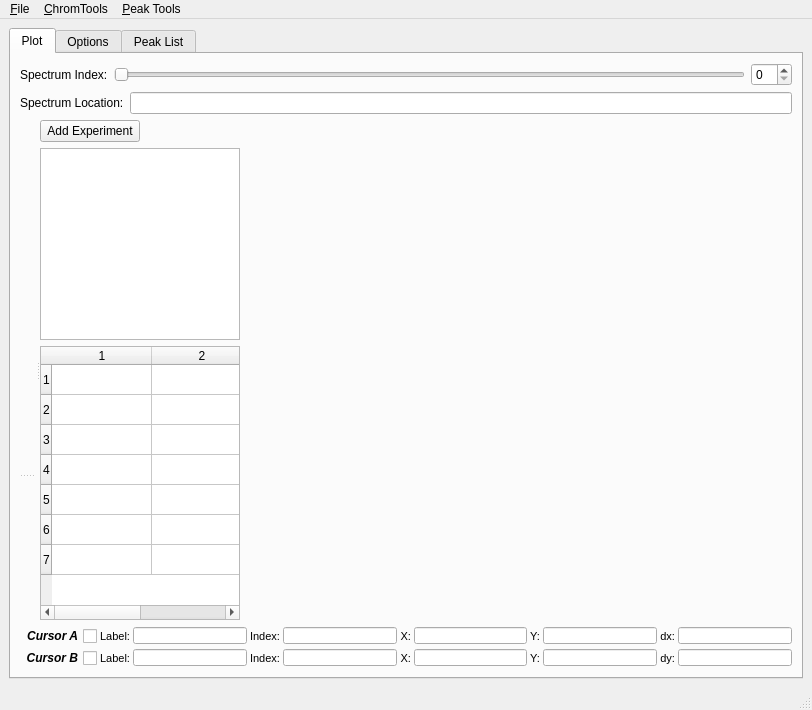
<ui version="4.0" >
 <class>MainWindow</class>
 <widget class="QMainWindow" name="MainWindow" >
  <property name="geometry" >
   <rect>
    <x>0</x>
    <y>0</y>
    <width>812</width>
    <height>710</height>
   </rect>
  </property>
  <property name="windowTitle" >
   <string>GeeCee</string>
  </property>
  <property name="windowIcon" >
   <iconset resource="icons.qrc" >:/new/prefix1/Retro Mario World_32.png</iconset>
  </property>
  <property name="layoutDirection" >
   <enum>Qt::LeftToRight</enum>
  </property>
  <widget class="QWidget" name="centralwidget" >
   <layout class="QHBoxLayout" >
    <item>
     <widget class="QTabWidget" name="tabWidget" >
      <property name="currentIndex" >
       <number>0</number>
      </property>
      <widget class="QWidget" name="plotTab" >
       <attribute name="title" >
        <string>Plot</string>
       </attribute>
       <layout class="QVBoxLayout" >
        <item>
         <layout class="QHBoxLayout" >
          <item>
           <widget class="QLabel" name="label" >
            <property name="text" >
             <string>Spectrum Index:</string>
            </property>
           </widget>
          </item>
          <item>
           <widget class="QSlider" name="indexHSlider" >
            <property name="orientation" >
             <enum>Qt::Horizontal</enum>
            </property>
           </widget>
          </item>
          <item>
           <widget class="QSpinBox" name="indexSpinBox" />
          </item>
         </layout>
        </item>
        <item>
         <layout class="QHBoxLayout" >
          <item>
           <widget class="QLabel" name="label_2" >
            <property name="text" >
             <string>Spectrum Location:</string>
            </property>
           </widget>
          </item>
          <item>
           <widget class="QLineEdit" name="specNameEdit" >
            <property name="readOnly" >
             <bool>true</bool>
            </property>
           </widget>
          </item>
         </layout>
        </item>
        <item>
         <widget class="QSplitter" name="splitter_2" >
          <property name="orientation" >
           <enum>Qt::Horizontal</enum>
          </property>
          <widget class="QSplitter" name="splitter" >
           <property name="sizePolicy" >
            <sizepolicy vsizetype="Expanding" hsizetype="Expanding" >
             <horstretch>0</horstretch>
             <verstretch>0</verstretch>
            </sizepolicy>
           </property>
           <property name="minimumSize" >
            <size>
             <width>16</width>
             <height>16</height>
            </size>
           </property>
           <property name="orientation" >
            <enum>Qt::Vertical</enum>
           </property>
           <widget class="MPL_Widget" native="1" name="plotWidget" >
            <property name="sizePolicy" >
             <sizepolicy vsizetype="Expanding" hsizetype="Expanding" >
              <horstretch>0</horstretch>
              <verstretch>0</verstretch>
             </sizepolicy>
            </property>
            <property name="minimumSize" >
             <size>
              <width>500</width>
              <height>250</height>
             </size>
            </property>
           </widget>
           <widget class="MPL_Chrom_Widget" native="1" name="plotWidget2" >
            <property name="sizePolicy" >
             <sizepolicy vsizetype="Expanding" hsizetype="Expanding" >
              <horstretch>0</horstretch>
              <verstretch>0</verstretch>
             </sizepolicy>
            </property>
            <property name="minimumSize" >
             <size>
              <width>500</width>
              <height>100</height>
             </size>
            </property>
           </widget>
          </widget>
          <widget class="QWidget" name="layoutWidget" >
           <layout class="QVBoxLayout" >
            <item>
             <widget class="QPushButton" name="addFileBtn" >
              <property name="maximumSize" >
               <size>
                <width>100</width>
                <height>16777215</height>
               </size>
              </property>
              <property name="layoutDirection" >
               <enum>Qt::LeftToRight</enum>
              </property>
              <property name="text" >
               <string>Add Experiment</string>
              </property>
             </widget>
            </item>
            <item>
             <widget class="QListWidget" name="listWidget" >
              <property name="sizePolicy" >
               <sizepolicy vsizetype="Minimum" hsizetype="Minimum" >
                <horstretch>0</horstretch>
                <verstretch>0</verstretch>
               </sizepolicy>
              </property>
              <property name="minimumSize" >
               <size>
                <width>100</width>
                <height>0</height>
               </size>
              </property>
              <property name="maximumSize" >
               <size>
                <width>200</width>
                <height>16777215</height>
               </size>
              </property>
              <property name="baseSize" >
               <size>
                <width>100</width>
                <height>250</height>
               </size>
              </property>
              <property name="layoutDirection" >
               <enum>Qt::LeftToRight</enum>
              </property>
             </widget>
            </item>
            <item>
             <widget class="QTableWidget" name="tableWidget" >
              <property name="maximumSize" >
               <size>
                <width>200</width>
                <height>16777215</height>
               </size>
              </property>
              <property name="layoutDirection" >
               <enum>Qt::LeftToRight</enum>
              </property>
              <property name="rowCount" >
               <number>7</number>
              </property>
              <property name="columnCount" >
               <number>2</number>
              </property>
              <row/>
              <row/>
              <row/>
              <row/>
              <row/>
              <row/>
              <row/>
              <column/>
              <column/>
             </widget>
            </item>
           </layout>
          </widget>
         </widget>
        </item>
        <item>
         <layout class="QGridLayout" >
          <property name="horizontalSpacing" >
           <number>3</number>
          </property>
          <property name="verticalSpacing" >
           <number>2</number>
          </property>
          <item row="0" column="3" >
           <widget class="QLineEdit" name="cALabelLE" >
            <property name="maximumSize" >
             <size>
              <width>16777215</width>
              <height>17</height>
             </size>
            </property>
            <property name="font" >
             <font>
              <pointsize>7</pointsize>
             </font>
            </property>
            <property name="readOnly" >
             <bool>true</bool>
            </property>
           </widget>
          </item>
          <item row="0" column="5" >
           <widget class="QLineEdit" name="cAIndexLE" >
            <property name="maximumSize" >
             <size>
              <width>16777215</width>
              <height>17</height>
             </size>
            </property>
            <property name="font" >
             <font>
              <pointsize>7</pointsize>
             </font>
            </property>
            <property name="text" >
             <string/>
            </property>
            <property name="readOnly" >
             <bool>true</bool>
            </property>
           </widget>
          </item>
          <item row="0" column="7" >
           <widget class="QLineEdit" name="cA_XLE" >
            <property name="maximumSize" >
             <size>
              <width>16777215</width>
              <height>17</height>
             </size>
            </property>
            <property name="font" >
             <font>
              <pointsize>7</pointsize>
             </font>
            </property>
            <property name="readOnly" >
             <bool>true</bool>
            </property>
           </widget>
          </item>
          <item row="0" column="9" >
           <widget class="QLineEdit" name="cA_YLE" >
            <property name="maximumSize" >
             <size>
              <width>16777215</width>
              <height>17</height>
             </size>
            </property>
            <property name="font" >
             <font>
              <pointsize>7</pointsize>
             </font>
            </property>
            <property name="readOnly" >
             <bool>true</bool>
            </property>
           </widget>
          </item>
          <item row="1" column="3" >
           <widget class="QLineEdit" name="cBLabelLE" >
            <property name="maximumSize" >
             <size>
              <width>16777215</width>
              <height>17</height>
             </size>
            </property>
            <property name="font" >
             <font>
              <pointsize>7</pointsize>
             </font>
            </property>
            <property name="readOnly" >
             <bool>true</bool>
            </property>
           </widget>
          </item>
          <item row="1" column="5" >
           <widget class="QLineEdit" name="cBIndexLE" >
            <property name="maximumSize" >
             <size>
              <width>16777215</width>
              <height>17</height>
             </size>
            </property>
            <property name="font" >
             <font>
              <pointsize>7</pointsize>
             </font>
            </property>
            <property name="readOnly" >
             <bool>true</bool>
            </property>
           </widget>
          </item>
          <item row="1" column="7" >
           <widget class="QLineEdit" name="cB_XLE" >
            <property name="maximumSize" >
             <size>
              <width>16777215</width>
              <height>17</height>
             </size>
            </property>
            <property name="font" >
             <font>
              <pointsize>7</pointsize>
             </font>
            </property>
            <property name="readOnly" >
             <bool>true</bool>
            </property>
           </widget>
          </item>
          <item row="1" column="9" >
           <widget class="QLineEdit" name="cB_YLE" >
            <property name="maximumSize" >
             <size>
              <width>16777215</width>
              <height>17</height>
             </size>
            </property>
            <property name="font" >
             <font>
              <pointsize>7</pointsize>
             </font>
            </property>
            <property name="readOnly" >
             <bool>true</bool>
            </property>
           </widget>
          </item>
          <item row="0" column="2" >
           <widget class="QLabel" name="label_4" >
            <property name="font" >
             <font>
              <pointsize>8</pointsize>
             </font>
            </property>
            <property name="text" >
             <string>Label:</string>
            </property>
            <property name="alignment" >
             <set>Qt::AlignRight|Qt::AlignTrailing|Qt::AlignVCenter</set>
            </property>
           </widget>
          </item>
          <item row="1" column="2" >
           <widget class="QLabel" name="label_5" >
            <property name="font" >
             <font>
              <pointsize>8</pointsize>
             </font>
            </property>
            <property name="text" >
             <string>Label:</string>
            </property>
            <property name="alignment" >
             <set>Qt::AlignRight|Qt::AlignTrailing|Qt::AlignVCenter</set>
            </property>
           </widget>
          </item>
          <item row="0" column="4" >
           <widget class="QLabel" name="label_6" >
            <property name="font" >
             <font>
              <pointsize>8</pointsize>
             </font>
            </property>
            <property name="text" >
             <string>Index:</string>
            </property>
            <property name="alignment" >
             <set>Qt::AlignRight|Qt::AlignTrailing|Qt::AlignVCenter</set>
            </property>
           </widget>
          </item>
          <item row="0" column="6" >
           <widget class="QLabel" name="label_7" >
            <property name="font" >
             <font>
              <pointsize>8</pointsize>
             </font>
            </property>
            <property name="text" >
             <string>X:</string>
            </property>
            <property name="alignment" >
             <set>Qt::AlignRight|Qt::AlignTrailing|Qt::AlignVCenter</set>
            </property>
           </widget>
          </item>
          <item row="0" column="8" >
           <widget class="QLabel" name="label_8" >
            <property name="font" >
             <font>
              <pointsize>8</pointsize>
             </font>
            </property>
            <property name="text" >
             <string>Y:</string>
            </property>
            <property name="alignment" >
             <set>Qt::AlignRight|Qt::AlignTrailing|Qt::AlignVCenter</set>
            </property>
           </widget>
          </item>
          <item row="1" column="4" >
           <widget class="QLabel" name="label_9" >
            <property name="font" >
             <font>
              <pointsize>8</pointsize>
             </font>
            </property>
            <property name="text" >
             <string>Index:</string>
            </property>
            <property name="alignment" >
             <set>Qt::AlignRight|Qt::AlignTrailing|Qt::AlignVCenter</set>
            </property>
           </widget>
          </item>
          <item row="1" column="6" >
           <widget class="QLabel" name="label_10" >
            <property name="font" >
             <font>
              <pointsize>8</pointsize>
             </font>
            </property>
            <property name="text" >
             <string>X:</string>
            </property>
            <property name="alignment" >
             <set>Qt::AlignRight|Qt::AlignTrailing|Qt::AlignVCenter</set>
            </property>
           </widget>
          </item>
          <item row="1" column="8" >
           <widget class="QLabel" name="label_11" >
            <property name="font" >
             <font>
              <pointsize>8</pointsize>
             </font>
            </property>
            <property name="text" >
             <string>Y:</string>
            </property>
            <property name="alignment" >
             <set>Qt::AlignRight|Qt::AlignTrailing|Qt::AlignVCenter</set>
            </property>
           </widget>
          </item>
          <item row="0" column="10" >
           <widget class="QLabel" name="label_12" >
            <property name="font" >
             <font>
              <pointsize>8</pointsize>
             </font>
            </property>
            <property name="text" >
             <string>dx:</string>
            </property>
            <property name="alignment" >
             <set>Qt::AlignRight|Qt::AlignTrailing|Qt::AlignVCenter</set>
            </property>
           </widget>
          </item>
          <item row="1" column="10" >
           <widget class="QLabel" name="label_13" >
            <property name="font" >
             <font>
              <pointsize>8</pointsize>
             </font>
            </property>
            <property name="text" >
             <string>dy:</string>
            </property>
            <property name="alignment" >
             <set>Qt::AlignRight|Qt::AlignTrailing|Qt::AlignVCenter</set>
            </property>
           </widget>
          </item>
          <item row="0" column="11" >
           <widget class="QLineEdit" name="dxLE" >
            <property name="maximumSize" >
             <size>
              <width>16777215</width>
              <height>17</height>
             </size>
            </property>
            <property name="font" >
             <font>
              <pointsize>7</pointsize>
             </font>
            </property>
            <property name="readOnly" >
             <bool>true</bool>
            </property>
           </widget>
          </item>
          <item row="1" column="11" >
           <widget class="QLineEdit" name="dyLE" >
            <property name="maximumSize" >
             <size>
              <width>16777215</width>
              <height>17</height>
             </size>
            </property>
            <property name="font" >
             <font>
              <pointsize>7</pointsize>
             </font>
            </property>
            <property name="readOnly" >
             <bool>true</bool>
            </property>
           </widget>
          </item>
          <item row="0" column="0" >
           <widget class="QCheckBox" name="cursACB" >
            <property name="font" >
             <font>
              <family>Arial</family>
              <pointsize>9</pointsize>
              <weight>75</weight>
              <italic>true</italic>
              <bold>true</bold>
             </font>
            </property>
            <property name="layoutDirection" >
             <enum>Qt::RightToLeft</enum>
            </property>
            <property name="text" >
             <string>Cursor A</string>
            </property>
           </widget>
          </item>
          <item row="1" column="0" >
           <widget class="QCheckBox" name="cursBCB" >
            <property name="font" >
             <font>
              <family>Arial</family>
              <pointsize>9</pointsize>
              <weight>75</weight>
              <italic>true</italic>
              <bold>true</bold>
             </font>
            </property>
            <property name="layoutDirection" >
             <enum>Qt::RightToLeft</enum>
            </property>
            <property name="text" >
             <string>Cursor B</string>
            </property>
           </widget>
          </item>
         </layout>
        </item>
       </layout>
      </widget>
      <widget class="QWidget" name="optionsTab" >
       <attribute name="title" >
        <string>Options</string>
       </attribute>
       <layout class="QGridLayout" >
        <item row="0" column="0" >
         <layout class="QGridLayout" >
          <item row="0" column="0" >
           <widget class="QCheckBox" name="plotPkListCB" >
            <property name="text" >
             <string>Plot Peak List</string>
            </property>
           </widget>
          </item>
          <item rowspan="2" row="0" column="2" >
           <layout class="QGridLayout" >
            <item row="0" column="0" >
             <layout class="QGridLayout" >
              <property name="horizontalSpacing" >
               <number>6</number>
              </property>
              <item row="0" column="0" >
               <widget class="QLabel" name="label_3" >
                <property name="maximumSize" >
                 <size>
                  <width>50</width>
                  <height>16777215</height>
                 </size>
                </property>
                <property name="text" >
                 <string>SIC m/z</string>
                </property>
               </widget>
              </item>
              <item row="0" column="1" >
               <widget class="QSpinBox" name="sicMZSB" >
                <property name="maximumSize" >
                 <size>
                  <width>75</width>
                  <height>16777215</height>
                 </size>
                </property>
                <property name="minimum" >
                 <number>1</number>
                </property>
                <property name="maximum" >
                 <number>400</number>
                </property>
               </widget>
              </item>
             </layout>
            </item>
            <item row="1" column="0" >
             <widget class="QPushButton" name="pltSICBtn" >
              <property name="maximumSize" >
               <size>
                <width>75</width>
                <height>16777215</height>
               </size>
              </property>
              <property name="text" >
               <string>Plot SIC</string>
              </property>
             </widget>
            </item>
            <item row="2" column="0" >
             <widget class="QPushButton" name="plotTICBtn" >
              <property name="maximumSize" >
               <size>
                <width>75</width>
                <height>16777215</height>
               </size>
              </property>
              <property name="text" >
               <string>Plot TIC</string>
              </property>
             </widget>
            </item>
            <item row="3" column="0" >
             <widget class="QPushButton" name="plotBPCBtn" >
              <property name="maximumSize" >
               <size>
                <width>75</width>
                <height>16777215</height>
               </size>
              </property>
              <property name="text" >
               <string>Plot BPC</string>
              </property>
             </widget>
            </item>
           </layout>
          </item>
          <item row="1" column="0" colspan="2" >
           <widget class="QCheckBox" name="dendroCB" >
            <property name="text" >
             <string>Show Peak Clustering Dendrogram</string>
            </property>
           </widget>
          </item>
          <item row="2" column="0" >
           <widget class="QCheckBox" name="topHatCB" >
            <property name="text" >
             <string>Use TopHat Filter</string>
            </property>
           </widget>
          </item>
          <item row="2" column="1" colspan="2" >
           <widget class="QCheckBox" name="plotLegendCB" >
            <property name="text" >
             <string>Plot Legend</string>
            </property>
            <property name="checked" >
             <bool>true</bool>
            </property>
           </widget>
          </item>
         </layout>
        </item>
        <item row="0" column="1" >
         <widget class="QPushButton" name="loadDirBtn" >
          <property name="text" >
           <string>Load Directory</string>
          </property>
         </widget>
        </item>
        <item row="1" column="0" >
         <layout class="QGridLayout" >
          <item row="0" column="0" >
           <layout class="QHBoxLayout" >
            <item>
             <widget class="QLabel" name="label_20" >
              <property name="layoutDirection" >
               <enum>Qt::LeftToRight</enum>
              </property>
              <property name="text" >
               <string>Length of Current Spectrum:</string>
              </property>
              <property name="alignment" >
               <set>Qt::AlignRight|Qt::AlignTrailing|Qt::AlignVCenter</set>
              </property>
             </widget>
            </item>
            <item>
             <widget class="QSpinBox" name="specLengthSB" >
              <property name="readOnly" >
               <bool>true</bool>
              </property>
              <property name="buttonSymbols" >
               <enum>QAbstractSpinBox::UpDownArrows</enum>
              </property>
              <property name="prefix" >
               <string/>
              </property>
              <property name="maximum" >
               <number>1000000</number>
              </property>
              <property name="value" >
               <number>250000</number>
              </property>
             </widget>
            </item>
           </layout>
          </item>
          <item row="1" column="0" >
           <layout class="QHBoxLayout" >
            <item>
             <widget class="QLabel" name="label_19" >
              <property name="text" >
               <string>Number of Spectrum Segments:</string>
              </property>
              <property name="alignment" >
               <set>Qt::AlignRight|Qt::AlignTrailing|Qt::AlignVCenter</set>
              </property>
             </widget>
            </item>
            <item>
             <widget class="QSpinBox" name="numSegsSB" >
              <property name="maximum" >
               <number>1000000</number>
              </property>
              <property name="value" >
               <number>500</number>
              </property>
             </widget>
            </item>
           </layout>
          </item>
          <item row="2" column="0" >
           <layout class="QHBoxLayout" >
            <item>
             <widget class="QLabel" name="label_14" >
              <property name="text" >
               <string>Minimum Signal-to-Noise:</string>
              </property>
              <property name="alignment" >
               <set>Qt::AlignRight|Qt::AlignTrailing|Qt::AlignVCenter</set>
              </property>
             </widget>
            </item>
            <item>
             <widget class="QSpinBox" name="minSNRSB" >
              <property name="minimum" >
               <number>2</number>
              </property>
              <property name="maximum" >
               <number>250000</number>
              </property>
              <property name="value" >
               <number>3</number>
              </property>
             </widget>
            </item>
           </layout>
          </item>
          <item row="3" column="0" >
           <layout class="QHBoxLayout" >
            <item>
             <widget class="QLabel" name="label_15" >
              <property name="enabled" >
               <bool>false</bool>
              </property>
              <property name="text" >
               <string>Slope Threshold:</string>
              </property>
              <property name="alignment" >
               <set>Qt::AlignRight|Qt::AlignTrailing|Qt::AlignVCenter</set>
              </property>
             </widget>
            </item>
            <item>
             <widget class="QDoubleSpinBox" name="doubleSpinBox_2" >
              <property name="enabled" >
               <bool>false</bool>
              </property>
             </widget>
            </item>
           </layout>
          </item>
          <item row="4" column="0" >
           <layout class="QHBoxLayout" >
            <item>
             <widget class="QLabel" name="label_17" >
              <property name="text" >
               <string>Smoothing Kernel Length:</string>
              </property>
              <property name="alignment" >
               <set>Qt::AlignRight|Qt::AlignTrailing|Qt::AlignVCenter</set>
              </property>
             </widget>
            </item>
            <item>
             <widget class="QSpinBox" name="smthKernSB" >
              <property name="value" >
               <number>15</number>
              </property>
             </widget>
            </item>
           </layout>
          </item>
          <item row="5" column="0" >
           <layout class="QHBoxLayout" >
            <item>
             <widget class="QLabel" name="label_18" >
              <property name="text" >
               <string>Approximate Peak Width (in points):</string>
              </property>
              <property name="alignment" >
               <set>Qt::AlignRight|Qt::AlignTrailing|Qt::AlignVCenter</set>
              </property>
             </widget>
            </item>
            <item>
             <widget class="QSpinBox" name="peakWidthSB" >
              <property name="minimum" >
               <number>3</number>
              </property>
              <property name="maximum" >
               <number>200000</number>
              </property>
              <property name="value" >
               <number>25</number>
              </property>
             </widget>
            </item>
           </layout>
          </item>
          <item row="6" column="0" >
           <layout class="QHBoxLayout" >
            <item>
             <widget class="QCheckBox" name="showPickedPeaksCB" >
              <property name="text" >
               <string>Show Picked Peaks</string>
              </property>
              <property name="checked" >
               <bool>true</bool>
              </property>
             </widget>
            </item>
            <item>
             <widget class="QPushButton" name="fndPeaksBtn" >
              <property name="text" >
               <string>Find Peaks</string>
              </property>
             </widget>
            </item>
           </layout>
          </item>
         </layout>
        </item>
       </layout>
      </widget>
      <widget class="QWidget" name="pkListTab" >
       <attribute name="title" >
        <string>Peak List</string>
       </attribute>
       <layout class="QHBoxLayout" >
        <item>
         <widget class="QTableWidget" name="peakTable" >
          <property name="rowCount" >
           <number>50</number>
          </property>
          <property name="columnCount" >
           <number>4</number>
          </property>
          <row/>
          <row/>
          <row/>
          <row/>
          <row/>
          <row/>
          <row/>
          <row/>
          <row/>
          <row/>
          <row/>
          <row/>
          <row/>
          <row/>
          <row/>
          <row/>
          <row/>
          <row/>
          <row/>
          <row/>
          <row/>
          <row/>
          <row/>
          <row/>
          <row/>
          <row/>
          <row/>
          <row/>
          <row/>
          <row/>
          <row/>
          <row/>
          <row/>
          <row/>
          <row/>
          <row/>
          <row/>
          <row/>
          <row/>
          <row/>
          <row/>
          <row/>
          <row/>
          <row/>
          <row/>
          <row/>
          <row/>
          <row/>
          <row/>
          <row/>
          <column/>
          <column/>
          <column/>
          <column/>
         </widget>
        </item>
       </layout>
      </widget>
     </widget>
    </item>
   </layout>
  </widget>
  <widget class="QMenuBar" name="menubar" >
   <property name="geometry" >
    <rect>
     <x>0</x>
     <y>0</y>
     <width>812</width>
     <height>21</height>
    </rect>
   </property>
   <widget class="QMenu" name="menuTools" >
    <property name="title" >
     <string>&amp;ChromTools</string>
    </property>
    <addaction name="actionCursor_A" />
    <addaction name="actionCursor_B" />
    <addaction name="actionClear_Cursors" />
    <addaction name="separator" />
    <addaction name="actionLabel_Peak" />
    <addaction name="separator" />
    <addaction name="actionCopy_to_Clipboard" />
   </widget>
   <widget class="QMenu" name="menu_File" >
    <property name="title" >
     <string>&amp;File</string>
    </property>
    <addaction name="action_Open" />
   </widget>
   <widget class="QMenu" name="menu_Peak_Tools" >
    <property name="title" >
     <string>&amp;Peak Tools</string>
    </property>
    <addaction name="action_Find_Peaks" />
   </widget>
   <addaction name="menu_File" />
   <addaction name="menuTools" />
   <addaction name="menu_Peak_Tools" />
  </widget>
  <widget class="QStatusBar" name="statusbar" />
  <action name="action_Open" >
   <property name="text" >
    <string>&amp;Open</string>
   </property>
   <property name="shortcut" >
    <string>Ctrl+O</string>
   </property>
  </action>
  <action name="actionCursor_A" >
   <property name="text" >
    <string>Cursor A</string>
   </property>
  </action>
  <action name="actionCursor_B" >
   <property name="text" >
    <string>Cursor B</string>
   </property>
  </action>
  <action name="actionClear_Cursors" >
   <property name="text" >
    <string>Clear Cursors</string>
   </property>
  </action>
  <action name="actionLabel_Peak" >
   <property name="text" >
    <string>Label Peak</string>
   </property>
  </action>
  <action name="actionCopy_to_Clipboard" >
   <property name="text" >
    <string>Copy to Clipboard</string>
   </property>
  </action>
  <action name="action_Find_Peaks" >
   <property name="text" >
    <string>&amp;Find Peaks</string>
   </property>
   <property name="shortcut" >
    <string>Ctrl+F</string>
   </property>
  </action>
 </widget>
 <customwidgets>
  <customwidget>
   <class>MPL_Widget</class>
   <extends>QWidget</extends>
   <header>mpl_pyqt4_widget</header>
   <container>1</container>
  </customwidget>
  <customwidget>
   <class>MPL_Chrom_Widget</class>
   <extends>QWidget</extends>
   <header>mpl_chrom_widget</header>
   <container>1</container>
  </customwidget>
 </customwidgets>
 <resources>
  <include location="icons.qrc" />
 </resources>
 <connections>
  <connection>
   <sender>indexHSlider</sender>
   <signal>valueChanged(int)</signal>
   <receiver>indexSpinBox</receiver>
   <slot>setValue(int)</slot>
   <hints>
    <hint type="sourcelabel" >
     <x>553</x>
     <y>64</y>
    </hint>
    <hint type="destinationlabel" >
     <x>601</x>
     <y>64</y>
    </hint>
   </hints>
  </connection>
  <connection>
   <sender>indexSpinBox</sender>
   <signal>valueChanged(int)</signal>
   <receiver>indexHSlider</receiver>
   <slot>setValue(int)</slot>
   <hints>
    <hint type="sourcelabel" >
     <x>601</x>
     <y>64</y>
    </hint>
    <hint type="destinationlabel" >
     <x>553</x>
     <y>64</y>
    </hint>
   </hints>
  </connection>
 </connections>
</ui>
